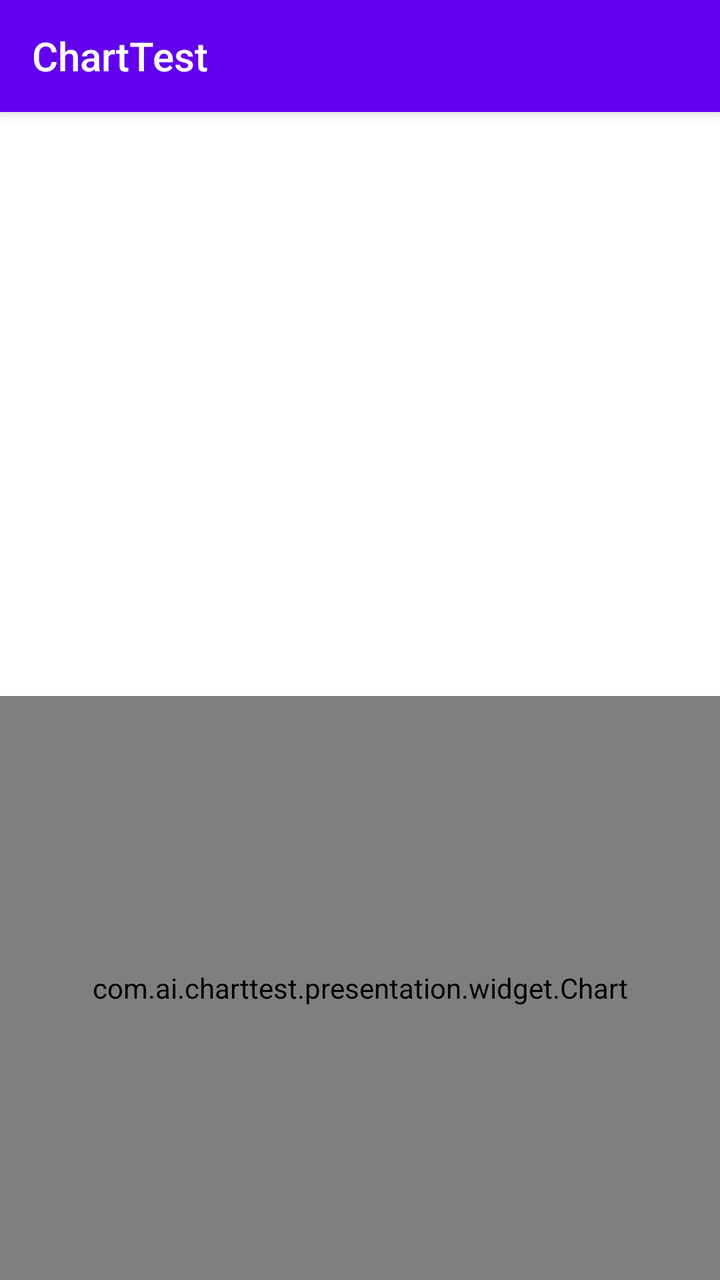
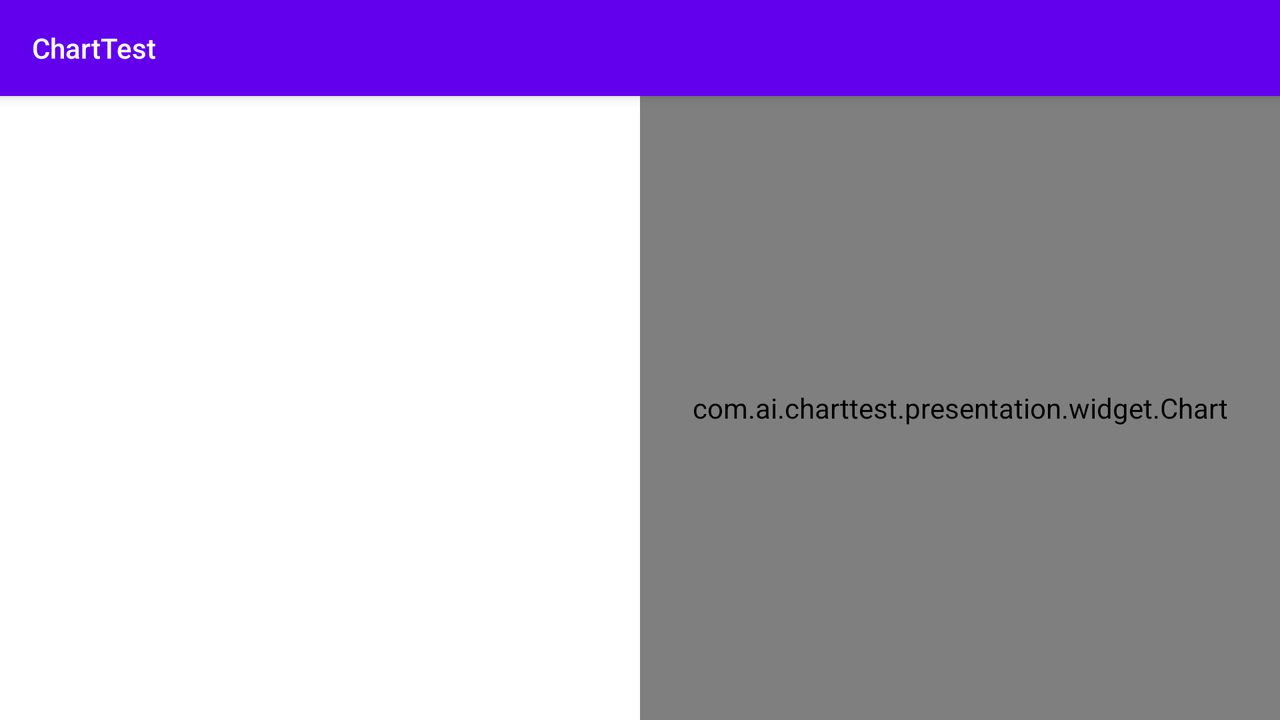

Two renders of one Android screen. The first uses the default layout on a phone; the second uses the alternative layout the repository ships for a different screen configuration, on a matching device. The two XML files are below.
<!-- AndroidManifest.xml: application theme AppTheme.NoActionBar -->
<!-- res/layout/chart_fragment.xml -->
<?xml version="1.0" encoding="utf-8"?>
<layout xmlns:android="http://schemas.android.com/apk/res/android"
    xmlns:app="http://schemas.android.com/apk/res-auto">

    <data>

        <variable
            name="viewModel"
            type="com.ai.charttest.presentation.screens.chart.ChartViewModel" />
    </data>

    <androidx.coordinatorlayout.widget.CoordinatorLayout
        android:layout_width="match_parent"
        android:layout_height="match_parent">

        <com.google.android.material.appbar.AppBarLayout
            android:layout_width="match_parent"
            android:layout_height="wrap_content">

            <androidx.appcompat.widget.Toolbar
                android:id="@+id/toolbar"
                android:layout_width="match_parent"
                android:layout_height="wrap_content"
                android:minHeight="?attr/actionBarSize"
                android:theme="@style/ThemeOverlay.AppCompat.Dark.ActionBar"
                app:popupTheme="@style/AppTheme.PopupOverlay"
                app:title="@string/app_name" />
        </com.google.android.material.appbar.AppBarLayout>

        <androidx.constraintlayout.widget.ConstraintLayout
            android:layout_width="match_parent"
            android:layout_height="match_parent"
            app:layout_behavior="@string/appbar_scrolling_view_behavior">

            <RelativeLayout
                android:id="@+id/recycler_view_container"
                android:layout_width="match_parent"
                android:layout_height="0dp"
                app:layout_constrainedHeight="true"
                app:layout_constraintHeight_default="percent"
                app:layout_constraintHeight_percent="0.5"
                app:layout_constraintEnd_toEndOf="parent"
                app:layout_constraintStart_toStartOf="parent"
                app:layout_constraintTop_toTopOf="parent">

                <androidx.recyclerview.widget.RecyclerView
                    android:id="@+id/recycler_view"
                    android:layout_width="match_parent"
                    android:layout_height="match_parent" />
            </RelativeLayout>

            <com.ai.charttest.presentation.widget.Chart
                android:id="@+id/chart"
                android:layout_width="match_parent"
                android:layout_height="0dp"
                app:layout_constrainedHeight="true"
                app:layout_constraintHeight_default="percent"
                app:layout_constraintHeight_percent="0.5"
                android:background="@color/colorChartBackground"
                app:layout_constraintBottom_toBottomOf="parent"
                app:layout_constraintEnd_toEndOf="parent"
                app:layout_constraintStart_toStartOf="parent"
                app:layout_constraintTop_toBottomOf="@id/recycler_view_container" />
        </androidx.constraintlayout.widget.ConstraintLayout>
    </androidx.coordinatorlayout.widget.CoordinatorLayout>
</layout>
<!-- resources referenced by this layout -->
<resources>
  <color name="colorChartBackground">#F0F0F0</color>
  <string name="app_name" translatable="false">ChartTest</string>
  <style name="AppTheme.PopupOverlay" parent="ThemeOverlay.AppCompat.Light" />
  <style name="AppTheme.NoActionBar">
          <item name="windowActionBar">false</item>
          <item name="windowNoTitle">true</item>
      </style>
</resources>
<!-- res/layout-land/chart_fragment.xml (the repository's variant of the layout above) -->
<!-- drawn on the phone turned sideways -->
<?xml version="1.0" encoding="utf-8"?>
<layout xmlns:android="http://schemas.android.com/apk/res/android"
    xmlns:app="http://schemas.android.com/apk/res-auto">

    <data>

        <variable
            name="viewModel"
            type="com.ai.charttest.presentation.screens.chart.ChartViewModel" />
    </data>

    <androidx.coordinatorlayout.widget.CoordinatorLayout
        android:layout_width="match_parent"
        android:layout_height="match_parent">

        <com.google.android.material.appbar.AppBarLayout
            android:layout_width="match_parent"
            android:layout_height="wrap_content">

            <androidx.appcompat.widget.Toolbar
                android:id="@+id/toolbar"
                android:layout_width="match_parent"
                android:layout_height="wrap_content"
                android:minHeight="?attr/actionBarSize"
                android:theme="@style/ThemeOverlay.AppCompat.Dark.ActionBar"
                app:popupTheme="@style/AppTheme.PopupOverlay"
                app:title="@string/app_name" />
        </com.google.android.material.appbar.AppBarLayout>

        <androidx.constraintlayout.widget.ConstraintLayout
            android:layout_width="match_parent"
            android:layout_height="match_parent"
            app:layout_behavior="@string/appbar_scrolling_view_behavior">

            <androidx.recyclerview.widget.RecyclerView
                android:id="@+id/recycler_view"
                android:layout_width="0dp"
                android:layout_height="match_parent"
                app:layout_constrainedWidth="true"
                app:layout_constraintBottom_toBottomOf="parent"
                app:layout_constraintStart_toStartOf="parent"
                app:layout_constraintTop_toTopOf="parent"
                app:layout_constraintWidth_default="percent"
                app:layout_constraintWidth_percent="0.5" />

            <com.ai.charttest.presentation.widget.Chart
                android:id="@+id/chart"
                android:layout_width="0dp"
                android:layout_height="match_parent"
                android:background="@color/colorChartBackground"
                app:layout_constrainedWidth="true"
                app:layout_constraintBottom_toBottomOf="parent"
                app:layout_constraintEnd_toEndOf="parent"
                app:layout_constraintTop_toTopOf="parent"
                app:layout_constraintWidth_default="percent"
                app:layout_constraintWidth_percent="0.5" />
        </androidx.constraintlayout.widget.ConstraintLayout>
    </androidx.coordinatorlayout.widget.CoordinatorLayout>
</layout>
